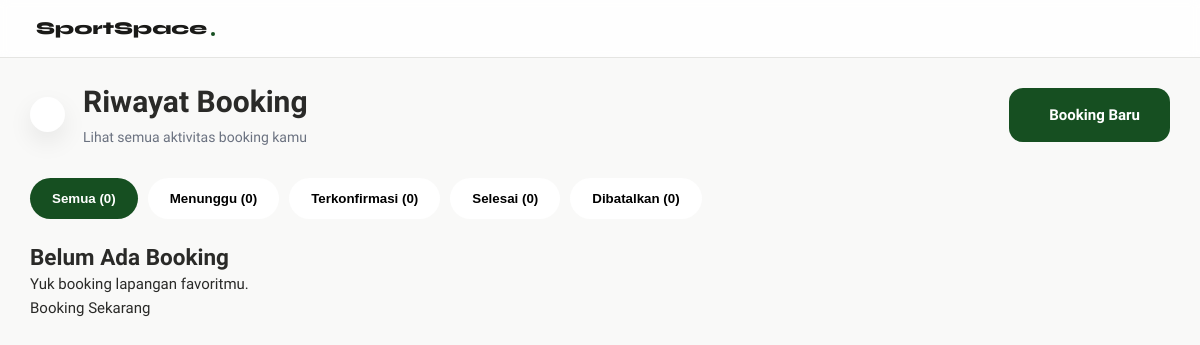
Page /riwayat.php (signed in) on the earlier database version.
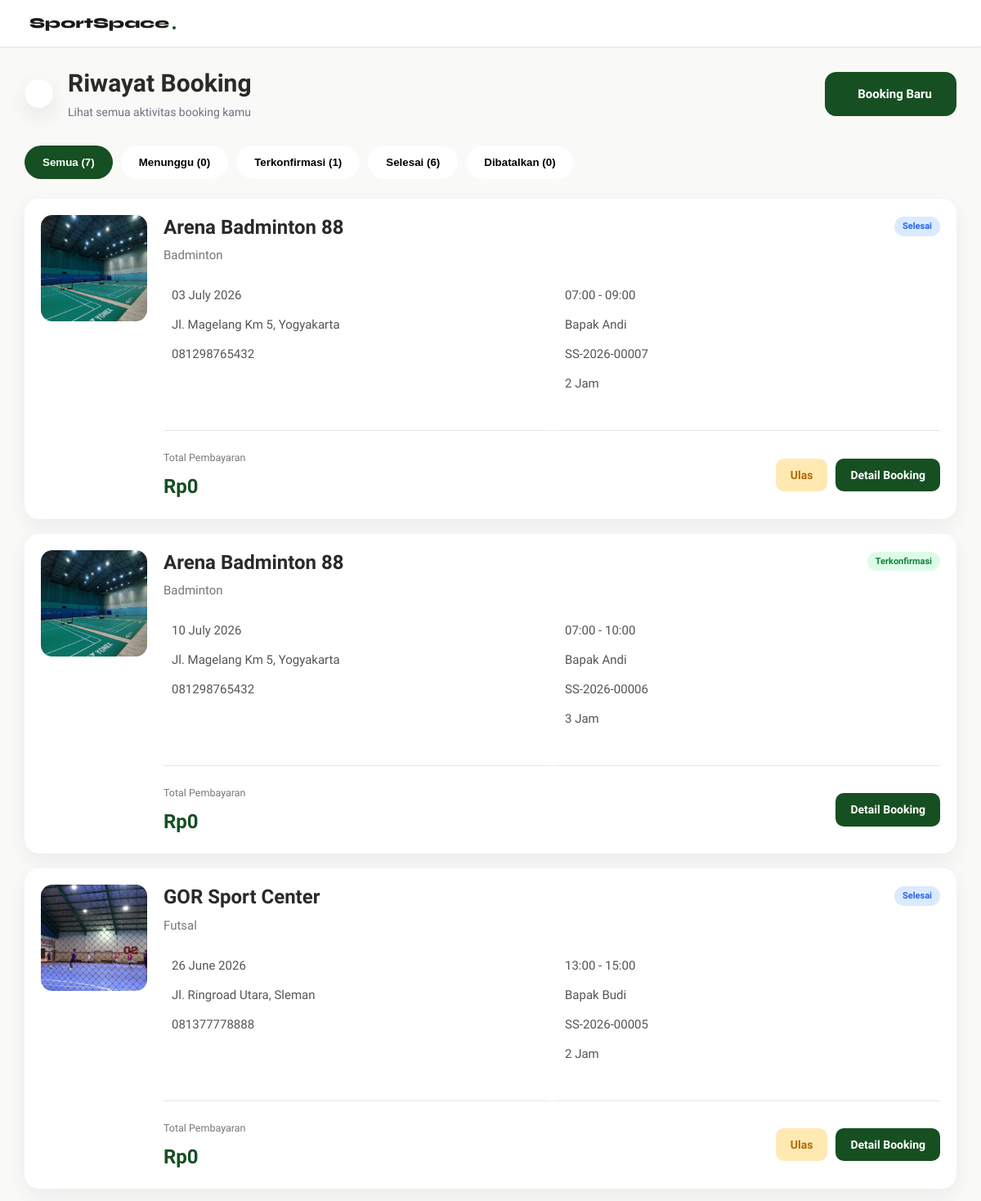
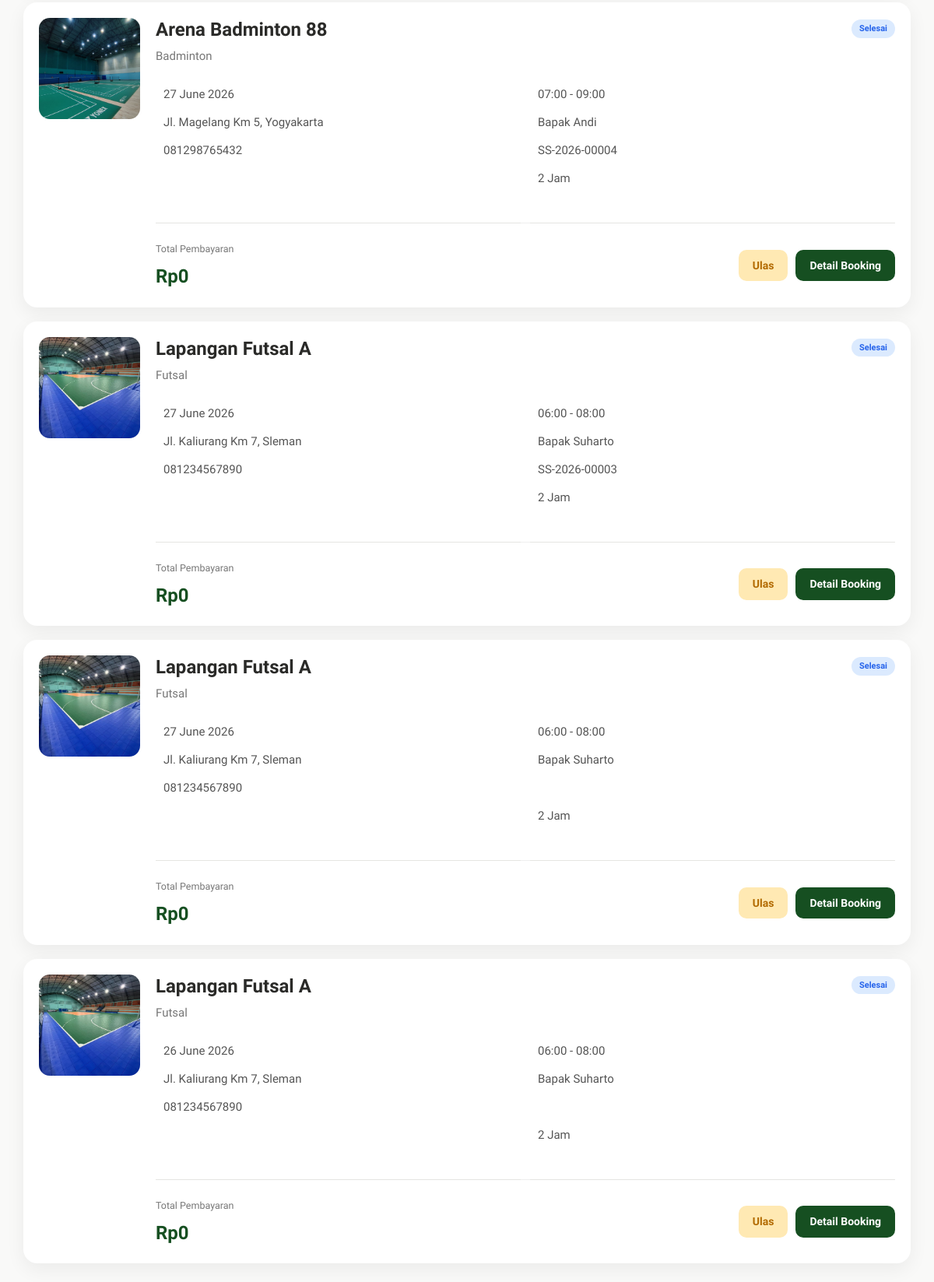
Same page on the later database version (2 pictures, top to bottom).
### tables this page shows
CREATE TABLE `booking` (
  `booking_id` int(11) NOT NULL,
  `user_id` int(11) NOT NULL,
  `field_id` int(11) NOT NULL,
  `tanggal` date NOT NULL,
  `jam_mulai` time NOT NULL,
  `jam_selesai` time NOT NULL,
  `status` enum('tertunda','terkonfirmasi','ditolak','dibatalkan','selesai') NOT NULL DEFAULT 'tertunda',
  `created_at` timestamp NOT NULL DEFAULT current_timestamp(),
  `booking_code` varchar(20) DEFAULT NULL,
  `metode_pembayaran` varchar(30) DEFAULT NULL,
  `bank` varchar(30) DEFAULT NULL,
  `total` decimal(12,2) NOT NULL
);

CREATE TABLE `fields` (
  `field_id` int(11) NOT NULL,
  `owner_id` int(11) DEFAULT NULL,
  `nama_lapangan` varchar(100) NOT NULL,
  `jenis` varchar(50) NOT NULL,
  `harga` decimal(10,2) NOT NULL,
  `status` enum('tersedia','penuh') NOT NULL DEFAULT 'tersedia',
  `lokasi` varchar(255) DEFAULT NULL,
  `gambar` varchar(255) DEFAULT NULL,
  `deskripsi` text DEFAULT NULL,
  `owner_name` varchar(100) DEFAULT NULL,
  `owner_phone` varchar(20) DEFAULT NULL,
  `owner_address` varchar(255) DEFAULT NULL,
  `jam_operasional` varchar(50) DEFAULT NULL,
  `kapasitas` int(11) DEFAULT NULL,
  `jenis_lantai` varchar(50) DEFAULT NULL,
  `fasilitas` text DEFAULT NULL,
  `maps_link` text DEFAULT NULL,
  `google_maps_url` text DEFAULT NULL,
  `verifikasi` enum('pending','diterima','ditolak') NOT NULL DEFAULT 'pending',
  `durasi_slot` int(11) NOT NULL DEFAULT 1,
  `hari_libur` text DEFAULT NULL,
  `aktif` enum('aktif','nonaktif') NOT NULL
);

### riwayat.php (the view, shortened to what this page needs)
<?php
include "config.php";
$user_id = $_SESSION['user_id'];
$totalBooking = mysqli_fetch_assoc(mysqli_query($conn, "
SELECT COUNT(*) total
FROM booking
WHERE user_id='$user_id'
"))['total'];
$totalMenunggu = mysqli_fetch_assoc(mysqli_query($conn, "
SELECT COUNT(*) total
FROM booking
WHERE user_id='$user_id'
AND (
status='menunggu konfirmasi'
OR status='tertunda'
)
"))['total'];
$totalKonfirmasi = mysqli_fetch_assoc(mysqli_query($conn, "
SELECT COUNT(*) total
FROM booking
WHERE user_id='$user_id'
AND status='terkonfirmasi'
"))['total'];
$totalSelesai = mysqli_fetch_assoc(mysqli_query($conn, "
SELECT COUNT(*) total
FROM booking
WHERE user_id='$user_id'
AND status='selesai'
"))['total'];
$totalBatal = mysqli_fetch_assoc(mysqli_query($conn, "
SELECT COUNT(*) total
FROM booking
WHERE user_id='$user_id'
AND status='dibatalkan'
"))['total'];
$now = date("Y-m-d H:i:s");
mysqli_query($conn, "
UPDATE booking
SET status='selesai'
WHERE status='terkonfirmasi'
AND CONCAT(tanggal,' ',jam_selesai) <= '$now'
");
$query = mysqli_query($conn, "
SELECT
b.*,
f.nama_lapangan,
f.jenis,
f.gambar,
f.lokasi,
f.owner_name,
f.owner_phone
FROM booking b
JOIN fields f
ON b.field_id=f.field_id
WHERE b.user_id='$user_id'
ORDER BY b.booking_id DESC
");
?>
<!DOCTYPE html>
<html lang="id">
<head>
  <link rel="stylesheet" href="https://cdn.jsdelivr.net/npm/@tabler/icons-webfont@3.31.0/dist/tabler-icons.min.css">
  <link rel="stylesheet" href="riwayat.css?v=<?= time(); ?>">
  <link rel="stylesheet" href="index.css?v=<?= time(); ?>">
</head>
<body>
  <nav class="navbar">
    <a href="index.php" class="navbar-brand">
      <span>SportSpace</span>
      <div class="dot"></div>
    </a>
  </nav>
  <div class="container">
    <div class="history-header">
      <div class="left-header">
        <?php
        $from = $_GET['from'] ?? 'index';
        $booking_id = $_GET['id'] ?? '';
        if ($from === 'booking-success' && $booking_id != '') {
          $backLink = "booking-success.php?id=" . $booking_id;
        } else {
          $backLink = "index.php#lapangan";
        }
        ?>
        <a href="<?= $backLink ?>" class="back-btn">
        </a>
        <div class="title-area">
          <h1>Riwayat Booking</h1>
          <p>
            Lihat semua aktivitas booking kamu
          </p>
        </div>
      </div>
      <a href="index.php" class="booking-btn">
        Booking Baru
      </a>
    </div>
    <div class="toolbar">
      <div class="filter">
        <button class="active" data-filter="semua">
          Semua (<?= $totalBooking ?>)
        </button>
        <button data-filter="menunggu">
          Menunggu (<?= $totalMenunggu ?>)
        </button>
        <button data-filter="terkonfirmasi">
          Terkonfirmasi (<?= $totalKonfirmasi ?>)
        </button>
        <button data-filter="selesai">
          Selesai (<?= $totalSelesai ?>)
        </button>
        <button data-filter="dibatalkan">
          Dibatalkan (<?= $totalBatal ?>)
        </button>
      </div>
    </div>
    <div class="booking-list">
      <?php
      if (mysqli_num_rows($query) == 0) {
        ?>
        <div class="empty">
          <h2>Belum Ada Booking</h2>
          <p>Yuk booking lapangan favoritmu.</p>
          <a href="index.php">Booking Sekarang</a>
        </div>
        <?php
      } else {
        while ($row = mysqli_fetch_assoc($query)) {
          $status = strtolower($row['status']);
          $durasi = (strtotime($row['jam_selesai']) - strtotime($row['jam_mulai'])) / 3600;
          if ($status == "menunggu konfirmasi" || $status == "tertunda") {
            $badge = "warning";
          } elseif ($status == "terkonfirmasi") {
            $badge = "success";
          } elseif ($status == "selesai") {
            $badge = "primary";
          } else {
            $badge = "danger";
          }
          ?>
          <div id="booking<?= $row['booking_id']; ?>" class="booking-card" data-id="<?= $row['booking_id']; ?>"
            data-status="<?= $status ?>" data-name="<?= strtolower($row['nama_lapangan']); ?>"
            data-date="<?= $row['tanggal']; ?>" data-start="<?= $row['jam_mulai']; ?>"
            data-end="<?= $row['jam_selesai']; ?>">
            <div class="booking-image">
              <img src="uploads/fields/<?= $row['gambar']; ?>" alt="<?= $row['nama_lapangan']; ?>">
            </div>
            <div class="booking-content">
              <div class="booking-top">
                <div>
                  <h2><?= $row['nama_lapangan']; ?></h2>
                  <span class="jenis">
                    <?= $row['jenis']; ?>
                  </span>
                </div>
                <div class="right">
                  <span class="badge <?= $badge ?>">
                    <?= ucfirst($row['status']); ?>
                  </span>
                </div>
              </div>
              <div class="booking-info">
                <div>
                  <?= date("d F Y", strtotime($row['tanggal'])) ?>
                </div>
                <div>
                  <?= substr($row['jam_mulai'], 0, 5) ?>
                  -
                  <?= substr($row['jam_selesai'], 0, 5) ?>
                </div>
                <div>
                  <?= $row['lokasi']; ?>
                </div>
                <div>
                  <?= $row['owner_name']; ?>
                </div>
                <div>
                  <?= $row['owner_phone']; ?>
                </div>
                <div>
                  <?= $row['booking_code']; ?>
                </div>
                <div>
                </div>
                <div>
                  <?= $durasi ?> Jam
                </div>
              </div>
              <div class="divider"></div>
              <div class="booking-footer">
                <div class="footer-price">
                  <small>Total Pembayaran</small>
                  <h4>
                    Rp<?= number_format($row['total'], 0, ',', '.') ?>
                  </h4>
                </div>
                <div class="footer-action">
                  <?php if ($status == "selesai") { ?>
                    <a href="ulasan.php?id=<?= $row['booking_id']; ?>" class="btn btn-review">
                      Ulas
                    </a>
                  <?php } ?>
                  <a href="invoice.php?id=<?= $row['booking_id']; ?>&from=riwayat" class="btn btn-detail">
                    Detail Booking
                  </a>
                </div>
              </div>
            </div>
          </div>
          <?php
        }
      }
      ?>
    </div>
  </div>
</body>
</html>

### riwayat.css (style rules this page uses)
:root { --green: #164f21; --green-light: #bceab8; --green-mid: #1f9b32; --amber: #BA7517; --amber-light: #FAEEDA; --red: #C0392B; --red-light: #FDECEA; --blue-light: #E6F1FB; --blue: #185FA5; --gray-50: #F9F9F8; --gray-100: #F2F2F0; --gray-200: #E5E5E2; --gray-300: #D1D0CC; --gray-400: #9C9A92; --gray-600: #5C5B56; --gray-800: #2A2A28; --gray-900: #1A1A18; --white: #FFFFFF; --black: #000000; --radius-sm: 6px; --radius-md: 10px; --radius-lg: 16px; --radius-xl: 24px; --shadow-sm: 0 1px 3px rgba(0, 0, 0, .06), 0 1px 2px rgba(0, 0, 0, .04); --shadow-md: 0 4px 12px rgba(0, 0, 0, .08), 0 2px 4px rgba(0, 0, 0, .04); --shadow-lg: 0 10px 30px rgba(0, 0, 0, .10), 0 4px 8px rgba(0, 0, 0, .04); }
*, *::before, *::after { box-sizing: border-box; margin: 0; padding: 0; }
body { font-family: 'Plus Jakarta Sans', sans-serif; background: var(--gray-50); color: var(--gray-800); line-height: 1.6; font-size: 15px; }
h1, h2, h3 { font-family: 'Plus Jakarta Sans', sans-serif; line-height: 1.3; }
.title-area h1, .booking-card h2, .empty h2 { font-family: 'Plus Jakarta Sans', sans-serif; }
a { text-decoration: none; color: inherit; }
.navbar { position: sticky; top: 0; z-index: 100; display: flex; align-items: center; justify-content: space-between; padding: 14px 32px; background: rgba(255, 255, 255, 0.85); backdrop-filter: blur(5px); border-bottom: 1px solid var(--gray-200); }
.navbar-brand { display: flex; align-items: center; gap: 4px; font-family: 'Syne', sans-serif; font-size: 18px; font-weight: 800; color: var(--gray-900); }
.navbar-brand .dot { width: 4px; height: 4px; background: var(--green); border-radius: 100%; transform: translateY(6px); }
.container { width: 1200px; max-width: 95%; margin: 24px auto; }
.history-header { display: flex; justify-content: space-between; align-items: center; margin-bottom: 30px; }
.left-header { display: flex; align-items: center; gap: 18px; }
.back-btn { width: 35px; height: 35px; border-radius: 50%; background: #fff; display: flex; justify-content: center; align-items: center; text-decoration: none; color: #111827; font-size: 26px; box-shadow: 0 10px 25px rgba(0, 0, 0, .08); transition: .3s; }
.title-area h1 { font-size: 30px; font-weight: 800; margin-bottom: 5px; }
.title-area p { color: #6b7280; font-size: 14px; }
.booking-btn { background: #164f21; color: white; padding: 15px 30px; border-radius: 14px; display: flex; align-items: center; gap: 10px; text-decoration: none; font-weight: 700; transition: .3s; }
.toolbar { display: flex; justify-content: space-between; align-items: center; margin-bottom: 24px; flex-wrap: wrap; gap: 18px; }
.filter { display: flex; gap: 10px; flex-wrap: wrap; }
.filter button { border: none; padding: 13px 22px; background: white; border-radius: 30px; cursor: pointer; font-weight: 600; transition: .25s; }
.filter button.active { background: #164f21; color: white; }
.booking-list { display: flex; flex-direction: column; gap: 18px; }
.booking-card { background: #fff; border-radius: 18px; padding: 20px; display: flex; gap: 20px; box-shadow: 0 8px 25px rgba(0, 0, 0, .06); transition: .25s; }
.booking-image { width: 130px; height: 130px; flex-shrink: 0; }
.booking-image img { width: 100%; height: 100%; object-fit: cover; border-radius: 14px; }
.booking-content { flex: 1; display: flex; flex-direction: column; }
.booking-top { display: flex; justify-content: space-between; align-items: flex-start; }
.booking-top h2 { font-size: 24px; font-weight: 700; }
.jenis { color: #777; margin-top: 6px; display: block; }
.right { text-align: right; }
.badge { display: inline-flex; align-items: center; justify-content: center; padding: 8px 16px; border-radius: 30px; font-size: 13px; font-weight: 700; }
.success { background: #DCFCE7; color: #15803D; }
.primary { background: #DBEAFE; color: #2563EB; }
.booking-info { display: grid; grid-template-columns: repeat(2, 1fr); gap: 12px; margin: 25px 0; }
.booking-info div { display: flex; align-items: center; gap: 10px; color: #555; }
.divider { height: 1px; background: #eee; margin: 10px 0 18px; }
.booking-footer { display: flex; justify-content: space-between; align-items: center; }
.footer-price small { color: #777; }
.footer-price h4 { color: #164f21; font-size: 24px; margin-top: 5px; }
.footer-action { display: flex; gap: 10px; }
.btn { padding: 11px 20px; border-radius: 10px; text-decoration: none; font-weight: 600; transition: .25s; }
.btn-detail { background: #164f21; color: white; }
.btn-review { background: #FFE9B3; color: #B26A00; }

Differences in the rows shown:
added booking: field.gambar (picture), field.nama_lapangan "Arena Badminton 88", field.jenis "Badminton", status "Selesai", tanggal "03 July 2026", jam_mulai "07:00", jam_selesai "09:00", field.lokasi "Jl. Magelang Km 5, Yogyakarta", field.owner_name "Bapak Andi", field.owner_phone "081298765432", booking_code "SS-2026-00007", durasi "2", total "0"
added booking: field.gambar (picture), field.nama_lapangan "Arena Badminton 88", field.jenis "Badminton", status "Terkonfirmasi", tanggal "10 July 2026", jam_mulai "07:00", jam_selesai "10:00", field.lokasi "Jl. Magelang Km 5, Yogyakarta", field.owner_name "Bapak Andi", field.owner_phone "081298765432", booking_code "SS-2026-00006", durasi "3", total "0"
added booking: field.gambar (picture), field.nama_lapangan "GOR Sport Center", field.jenis "Futsal", status "Selesai", tanggal "26 June 2026", jam_mulai "13:00", jam_selesai "15:00", field.lokasi "Jl. Ringroad Utara, Sleman", field.owner_name "Bapak Budi", field.owner_phone "081377778888", booking_code "SS-2026-00005", durasi "2", total "0"
added booking: field.gambar (picture), field.nama_lapangan "Arena Badminton 88", field.jenis "Badminton", status "Selesai", tanggal "27 June 2026", jam_mulai "07:00", jam_selesai "09:00", field.lokasi "Jl. Magelang Km 5, Yogyakarta", field.owner_name "Bapak Andi", field.owner_phone "081298765432", booking_code "SS-2026-00004", durasi "2", total "0"
added booking: field.gambar (picture), field.nama_lapangan "Lapangan Futsal A", field.jenis "Futsal", status "Selesai", tanggal "27 June 2026", jam_mulai "06:00", jam_selesai "08:00", field.lokasi "Jl. Kaliurang Km 7, Sleman", field.owner_name "Bapak Suharto", field.owner_phone "081234567890", booking_code "SS-2026-00003", durasi "2", total "0"
added booking: field.gambar (picture), field.nama_lapangan "Lapangan Futsal A", field.jenis "Futsal", status "Selesai", tanggal "27 June 2026", jam_mulai "06:00", jam_selesai "08:00", field.lokasi "Jl. Kaliurang Km 7, Sleman", field.owner_name "Bapak Suharto", field.owner_phone "081234567890", durasi "2", total "0"
added booking: field.gambar (picture), field.nama_lapangan "Lapangan Futsal A", field.jenis "Futsal", status "Selesai", tanggal "26 June 2026", jam_mulai "06:00", jam_selesai "08:00", field.lokasi "Jl. Kaliurang Km 7, Sleman", field.owner_name "Bapak Suharto", field.owner_phone "081234567890", durasi "2", total "0"
Other differences:
$totalBooking: "0" → "7"
$totalKonfirmasi: "0" → "1"
$totalSelesai: "0" → "6"
text no longer shown: "Belum Ada Booking Yuk booking lapangan favoritmu. Booking Sekarang"
